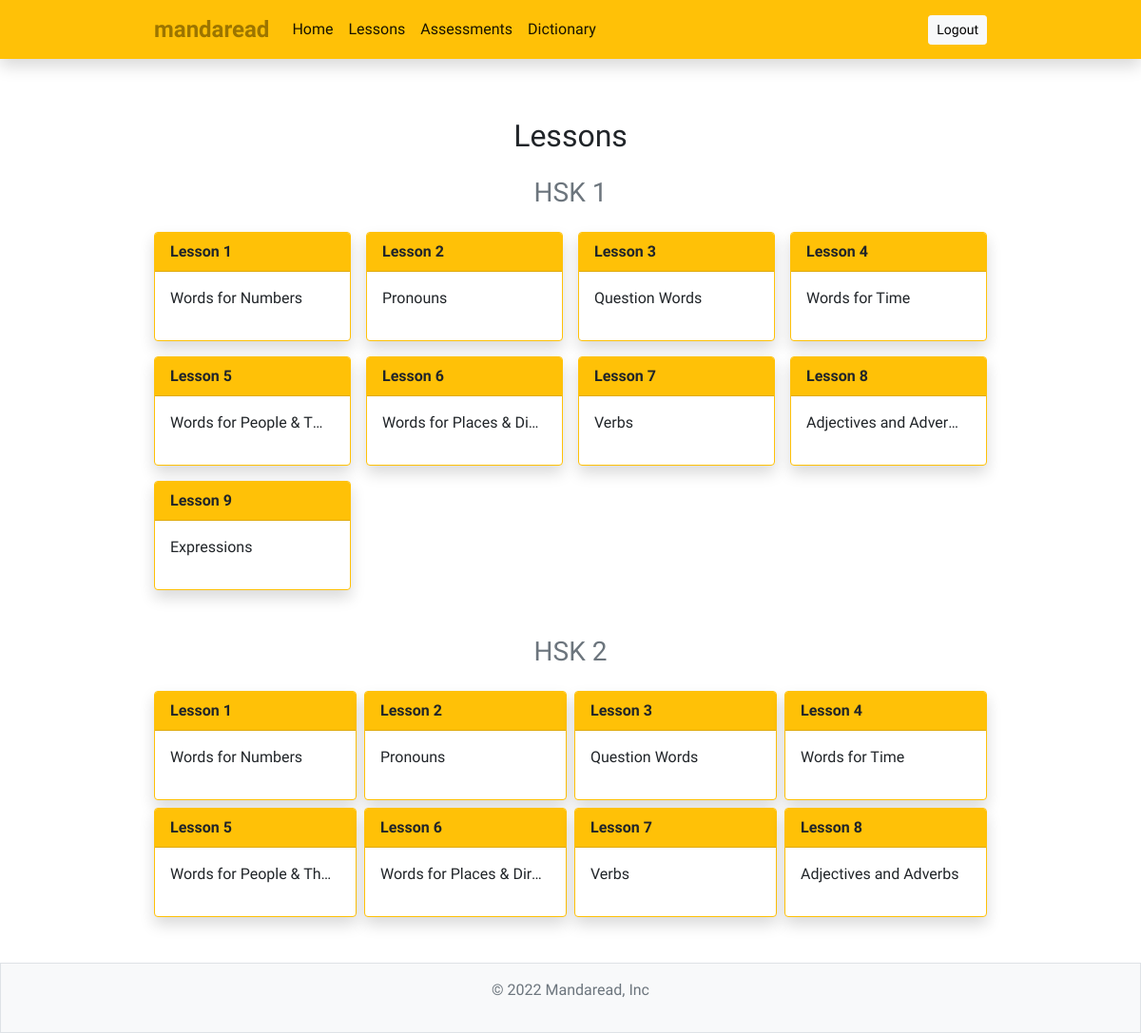
Screenshot of /lessons/ with the database file from the repository.
### lessonbank/models.py (models this page shows, shortened)
class LessonBank(models.Model):
    hsk = models.PositiveIntegerField(default=1, null=False, blank=False, validators=[MinValueValidator(1), MaxValueValidator(2)])
    title = models.CharField(max_length=255, null=False, blank=False)
    description = models.TextField(null=False, blank=False)
    read_by = models.ManyToManyField(User, blank=True)
    enable_table = models.BooleanField(default=True)

### lessonbank/views.py (the view)
# urls.py: path('', views.LessonsListView.as_view(), name='mandaread-lessons'),
class LessonsListView(ListView):
    model = LessonBank
    template_name = 'lessonbank/lessonlist.html'
    def get_context_data(self, **kwargs):
        context = super().get_context_data(**kwargs)
        context['lesson_list_1'] = LessonBank.objects.filter(hsk=1)
        context['lesson_list_2'] = LessonBank.objects.filter(hsk=2)
        return context

### lessonbank/templates/lessonbank/lessonlist.html (shortened to what this page needs)
{% extends 'mandaread/base.html' %}
{% block content %}
<div class="container mb-3 mt-4">
    <h2 class = "text-center">Lessons</h2>
</div>
<div class = "container col-12 col-lg-9 mb-5">
    <h3 class="mb-4 text-center text-muted">HSK 1</h3>
    <div class="row row-cols-2 row-cols-md-3 row-cols-lg-4 g-3">
        {% if lesson_list_1 %}
            {% for lesson in lesson_list_1 %}
                <div class="col d-flex justify-content-center align-items-center">
                    <div class="col-4 card text-white border-warning w-100 shadow" style="max-width: 18rem; height: auto;">
                        <b class="card-header text-dark bg-warning">Lesson {{ forloop.counter }}</b>
                        <div class="card-body d-flex flex-row justify-content-between">
                            <a class="text-dark me-2 mb-3 overflow-hidden text-truncate stretched-link text-decoration-none" href="{% url 'mandaread-lesson' lesson.id %}">{{ lesson.title }}</a>
                        </div>
                    </div>
                </div>
            {% endfor %}
        {% else %}
            <div class="container">
                <h4 class="text-secondary text-center">Oops! no lessons here yet!</h4>
            </div>
        {% endif %}
    </div>
</div>
<div class="container col-12 col-lg-9 mb-5">
    <h3 class="mb-4 text-center text-muted">HSK 2</h3>
    <div class="row row-cols-2 row-cols-md-3 row-cols-lg-4 g-2">
        {% if lesson_list_2 %}
            {% for lesson in lesson_list_2 %}
                <div class="col d-flex justify-content-center align-items-center">
                    <div class="col-4 card text-white border-warning w-100 shadow" style="max-width: 18rem; height: auto;">
                        <b class="card-header text-dark bg-warning">Lesson {{ forloop.counter }}</b>
                        <div class="card-body d-flex flex-row justify-content-between">
                            <a class="text-dark me-2 mb-3 overflow-hidden text-truncate stretched-link text-decoration-none" href="{% url 'mandaread-lesson' lesson.id %}">{{ lesson.title }}</a>
                        </div>
                    </div>
                </div>
            {% endfor %}
        {% else %}
            <div class = "container">
                <h4 class = "text-secondary text-center">Oops! no lessons here yet!</h4>
            </div>
        {% endif %}
    </div>
</div>
{% endblock %}

### mandaread/static/mandaread/style.css (style rules this page uses)
body { font-family: 'Quicksand', sans-serif; padding-top: 100px; font-weight: 500; }
.card, .btn-admin { z-index: 2; position: relative; }

### rows the page displays
LessonBank: title "Words for Numbers"
LessonBank: title "Pronouns"
LessonBank: title "Question Words"
LessonBank: title "Words for Time"
LessonBank: title "Words for People & T…"
LessonBank: title "Words for Places & Di…"
LessonBank: title "Verbs"
LessonBank: title "Adjectives and Adverbs"
LessonBank: title "Expressions"
LessonBank: title "Words for Numbers"
LessonBank: title "Pronouns"
LessonBank: title "Question Words"
LessonBank: title "Words for Time"
LessonBank: title "Words for People & Th…"
LessonBank: title "Words for Places & Dir…"
LessonBank: title "Verbs"
LessonBank: title "Adjectives and Adverbs"
